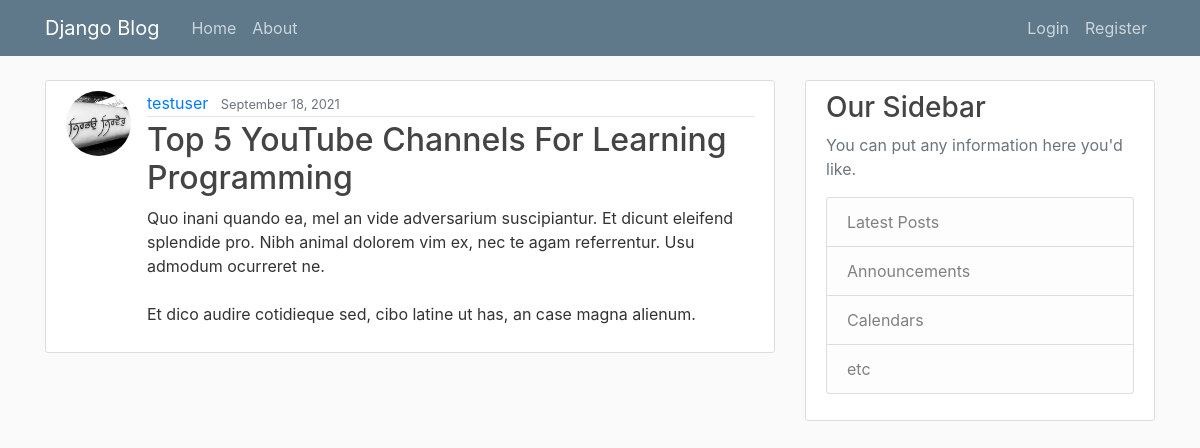
The app's page /post/31/ with its own data.
### blog/models.py (models this page shows, shortened)
class Post(models.Model):
    title = models.CharField(max_length=100)
    content = models.TextField()
    date_posted = models.DateTimeField(default = timezone.now)
    author = models.ForeignKey(User, on_delete = models.CASCADE)

### users/models.py (models this page shows, shortened)
class Profile(models.Model):
    user = models.OneToOneField(User, on_delete=models.CASCADE)
    image = models.ImageField(default='default.jpg', upload_to='profile_pics')

### blog/views.py (the view)
# urls.py: path('post/<int:pk>/', PostDetailView.as_view(), name='post-detail'),
class PostDetailView(DetailView):   # this will look for blog/post_detail.html template by default
    model = Post

### blog/templates/blog/post_detail.html (shortened to what this page needs)
{% extends "blog/base.html" %}
{% block content %}
<article class="media content-section">
  <img class="rounded-circle article-img" src="{{ object.author.profile.image.url }}">
  <div class="media-body">
    <div class="article-metadata">
      <a class="mr-2" href="#">{{ object.author }}</a>
      <small class="text-muted">{{ object.date_posted|date:"F d, Y" }}</small>
    </div>
    <h2 class="article-title">{{ object.title }}</h2>
    <p class="article-content">{{ object.content }}</p>
  </div>
</article>
{% endblock content %}

### blog/templates/blog/base.html (shortened to what this page needs)
{% load static %}
<!DOCTYPE html>
<html lang="en">
<head>
    <link rel="stylesheet" href="https://stackpath.bootstrapcdn.com/bootstrap/4.3.1/css/bootstrap.min.css">
    <link rel ="stylesheet" type="text/css" href="{% static 'blog/main.css' %}" >
</head>
<body>
    <header class="site-header">
        <nav class="navbar navbar-expand-md navbar-dark bg-steel fixed-top">
            <div class="container">
                <a class="navbar-brand mr-4" href="{% url 'blog-home'%}">Django Blog</a>
                <div class="collapse navbar-collapse" id="navbarToggle">
                    <div class="navbar-nav mr-auto">
                        <a class="nav-item nav-link" href="{% url 'blog-home'%}">Home</a>
                        <a class="nav-item nav-link" href="{% url 'blog-about' %}">About</a>
                    </div>
                    <div class="navbar-nav">
                        {% if user.is_authenticated %}
                            <a class="nav-item nav-link" href="{% url 'post-create' %}">New Post</a>
                            <a class="nav-item nav-link" href="{% url 'profile' %}">Profile</a>
                            <a class="nav-item nav-link" href="{% url 'logout' %}">Logout</a>
                        {% else %}
                            <a class="nav-item nav-link" href="{% url 'login' %}">Login</a>
                            <a class="nav-item nav-link" href="{% url 'register' %}">Register</a>
                        {% endif %}
                    </div>
                </div>
            </div>
        </nav>
    </header>
    <main role="main" class="container">
        <div class="row">
            <div class="col-md-8">
                {% block content %}{% endblock %}
            </div>
            <div class="col-md-4">
                <div class="content-section">
                    <h3>Our Sidebar</h3>
                    <p class='text-muted'>You can put any information here you'd like.
                    <ul class="list-group">
                        <li class="list-group-item list-group-item-light">Latest Posts</li>
                        <li class="list-group-item list-group-item-light">Announcements</li>
                        <li class="list-group-item list-group-item-light">Calendars</li>
                        <li class="list-group-item list-group-item-light">etc</li>
                    </ul>
                    </p>
                </div>
            </div>
        </div>
    </main>
</body>
</html>

### blog/static/blog/main.css (style rules this page uses)
body { background: #fafafa; color: #333333; margin-top: 5rem; }
h1, h2, h3, h4, h5, h6 { color: #444444; }
ul { margin: 0; }
.bg-steel { background-color: #5f788a; }
.site-header .navbar-nav .nav-link { color: #cbd5db; }
.content-section { background: #ffffff; padding: 10px 20px; border: 1px solid #dddddd; border-radius: 3px; margin-bottom: 20px; }
.article-title { color: #444444; }
.article-content { white-space: pre-line; }
.article-img { height: 65px; width: 65px; margin-right: 16px; }
.article-metadata { padding-bottom: 1px; margin-bottom: 4px; border-bottom: 1px solid #e3e3e3 }

### records on screen
Post: author.profile.image (placeholder picture), author "testuser", date_posted "September 18, 2021", title "Top 5 YouTube Channels For Learning Programming", content "Quo inani quando ea, mel an vide adversarium suscipiantur. Et dicunt eleifend splendide pro. Nibh animal dolorem vim ex, nec te agam referrentur. Usu admodum ocurreret ne. Et dico audire cotidieque sed, cibo latine ut has, an case magna alienum."
